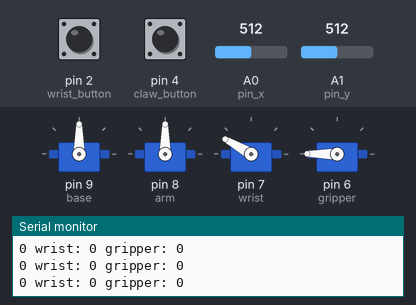
The sketch below on a simulated Arduino Uno, built with avr-gcc and run on an emulated ATmega328P. Shown: 4 × servo, the last lines printed to the serial monitor. The test bench sets the inputs (shaded band); at power-on: A0 (pin_x) = 512, A1 (pin_y) = 512, pin 2 (wrist_button) LOW, pin 4 (claw_button) LOW.

Above: at 1.2 s.
1.3 s: A0 (pin_x) set to 532
At 3.9 s:
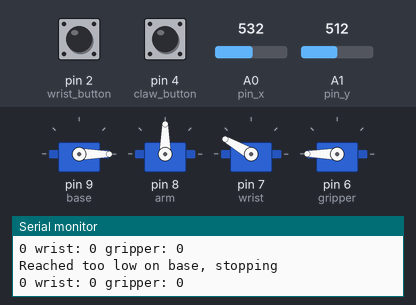
4.3 s: A1 (pin_y) set to 537
At 7.25 s:
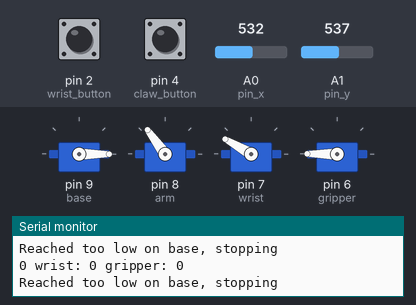
7.3 s: pin 2 (wrist_button) pulled HIGH for 0.15 s
At 10.28 s:
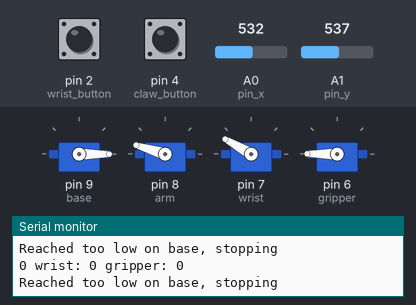
10.3 s: pin 4 (claw_button) pulled HIGH for 3.2 s
At 14.4 s:
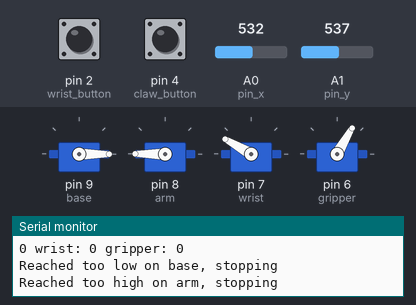
15.0 s: A0 (pin_x) set to 490
18.0 s: A0 (pin_x) set to 463
At 24.35 s:
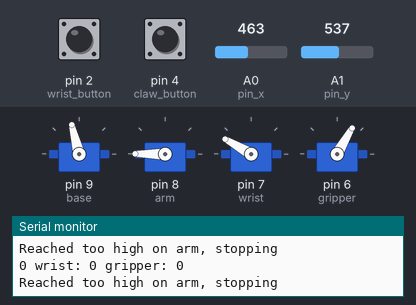
Timing chart, 0 to 24.4 s (numbered marks = the images above; inputs shaded):
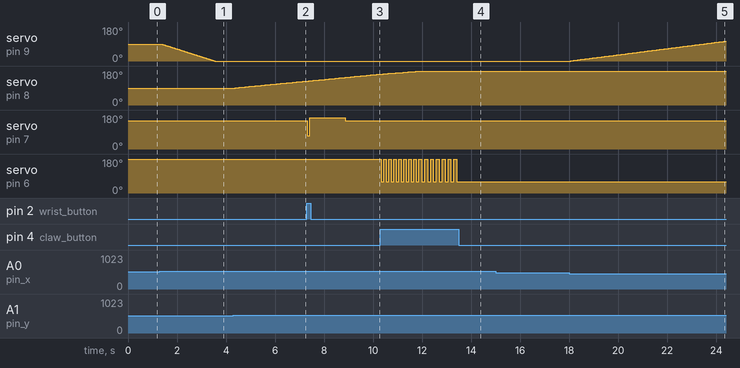

Measured:
- the behaviour switches between 520 and 521 on A0 (pin_x) (found by bisection; images 0 and 1)
- the behaviour switches between 520 and 521 on A1 (pin_y) (found by bisection; images 1 and 2)
- the behaviour switches between 480 and 479 on A0 (pin_x) (found by bisection; images 4 and 5)
- after the input at 1.3 s, servo on pin 9 (base): moves from 90° to 0° over 2.2 s, starting at once
- after the input at 4.3 s, servo on pin 8 (arm): moves from 90° to 127° over 2.9 s, starting after 0.08 s
- after the input at 7.3 s, servo on pin 7 (wrist): 150° → 70° at once, → 165° 0.10 s later, → 150° 1.5 s later
- after the input at 10.3 s, servo on pin 6 (gripper): alternates 180° for 0.11 s and 60° for 0.10 s, 29 changes in all, then stays 60°, starting at once
- after the input at 18.0 s, servo on pin 9 (base): moves from 0° to 105° over 6.3 s, starting after 0.06 s

The sketch:

joystick_scheme.ino
```cpp
/*
 *  BASE FUNCTIONS CREATED BY: Alex's Mearm code Serial Control Code 04/04/2015 (c)
*/
#include <Servo.h>

int pin_x = 0;
int pin_y = 1;

Servo base, arm, wrist, gripper;

/*  SET TO PARTICULAR VALUES TO PREVENT MOVEMENT AT START */
bool powerState = true;

void setup()
{
  Serial.begin(9600);

  base.attach(9);
  base.write(90);

  arm.attach(8);
  arm.write(90); //RIGHT is arm

  wrist.attach(7);
  wrist.write(150); //LEFT is wrist

  gripper.attach(6);
  gripper.write(180);

  pinMode(0, INPUT); //on/off button
  pinMode(2, INPUT); //wrist button
  pinMode(4, INPUT); //claw button

  Serial.print("Let's start!");
  Serial.println();
}

void loop()
{
   //Check joystick
   int x = analogRead(pin_x);
   int y = analogRead(pin_y);

   //Check buttons
   int onOFF = digitalRead(0);
   int wristRead = digitalRead(2);
   int gripperRead = digitalRead(4);

   Serial.print(onOFF);
   Serial.print(" wrist: ");
   Serial.print(wristRead);
   Serial.print(" gripper: ");
   Serial.print(gripperRead);
   Serial.println();

   //Set initial values for direction
   int baseDir = 0;
   int armDir = 0;

   if( !onOFF )
   {
      if( powerState )
      {
         //stopMoving();
         powerState = false;
      }
      else
      {
         //startMoving();
         powerState = true;
      }
   }

   if( wristRead )
   {
      toggleWrist();
   }

   if( gripperRead )
   {
      toggleGripper();
   }


    if(x > 520)
    {
      moveBase(-1);
    } else if(x < 480)
    {
      moveBase(1);
    }

    if( y > 520 )
    {
      moveArm(1);
    } else if( y < 480 )
    {
      moveArm(-1);
    }
}

void moveBase(int dir)
{
  int basePos = base.read();
  basePos = basePos + dir;

  //Just in case it goes past 180
  if (basePos >= 180)
  {
    Serial.print("Reached too high on base, stopping");
    Serial.println();
    basePos = 180;
  }
  else if( basePos <= 0 )
  {
    Serial.print("Reached too low on base, stopping");
    Serial.println();
    basePos = 0;
  }

  base.write(basePos);
  delay(20);
  Serial.flush();

}

void moveArm(int dir)
{
  //UPDATE ALL FUNCTIONS WITH THIS PLS
  int armPos = arm.read();
  if(dir < 0)
  {
    dir = dir*5;
  }
  armPos = armPos + dir;

  if (armPos >= 180)
  {
    Serial.print("Reached too high on arm, stopping");
    Serial.println();
    armPos = 180;
  }
  else if( armPos <= 90 )
  {
    Serial.print("Reached too low on arm, stopping");
    Serial.println();
    armPos = 90;
  }

  arm.write(armPos);

  if( armPos > 145 )
  {
    wrist.write(150);
  }
  delay(20);
  Serial.flush();

}

void toggleWrist()
{

  Serial.print("Moving Wrist Down ");
  int wristPos;
  /*
  Serial.println();
  Serial.print("wristPos Value: ");
  Serial.print(wristPos);
  Serial.println();

  if( armPos == 70 )
  {
      //??? ask merc
  }
  else if (wristPos <= 165 && wristPos != 70)
  {
    wristPos = wristPos - 1;
    wrist.write(wristPos);
  }

  if (wristPos == 70)
  {
    Serial.print("Reached too low on wrist, stopping");
    Serial.println();
  }
  */
  if( wrist.read() > 110 )
  {
    wristPos = 70;
    wrist.write(wristPos);
  }
  else
  {
    wristPos = 165;
    wrist.write(wristPos);
  }

  Serial.flush();

}

void toggleGripper()
{
//The exported expects 60 - 180 as an angle. Not 0 to 40
  Serial.print("Closing Gripper Jaws ");
  int gripperPos;
  /*Serial.println();
  Serial.print("gripperPos Value: ");
  Serial.print(gripperPos);
  Serial.println();

  if (gripperPos >= 60 && gripperPos <= 180)
    {
      gripperPos++;
      gripper.write(gripperPos);
    }

  if (gripperPos == 180)
    {
      Serial.print("Reached too high on wrist, stopping");
      Serial.println();
    }
*/
  if( gripper.read() > 120 )
  {
    gripperPos = 60;
    gripper.write(gripperPos);
  }
  else
  {
    gripperPos = 180;
    gripper.write(gripperPos);
  }


  Serial.flush();

}


void startMoving()
{

  Serial.print("Start All Movement ");
  Serial.println();

  base.attach(9);
  arm.attach(8);
  wrist.attach(7);
  gripper.attach(6);

  Serial.flush();

}


void stopMoving()
{
  Serial.print("Stop All Movement ");
  Serial.println();

  base.detach();
  arm.detach();
  wrist.detach();
  gripper.detach();

  Serial.flush();

}

void software_Reboot()
{
/*
  wdt_enable(WDTO_15MS);
  while(1)
  {
  }
*/

}
```
